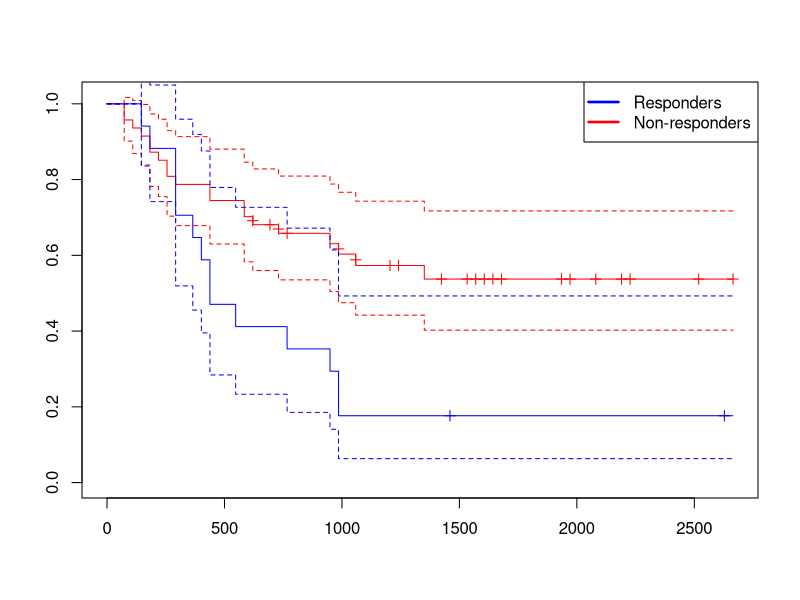
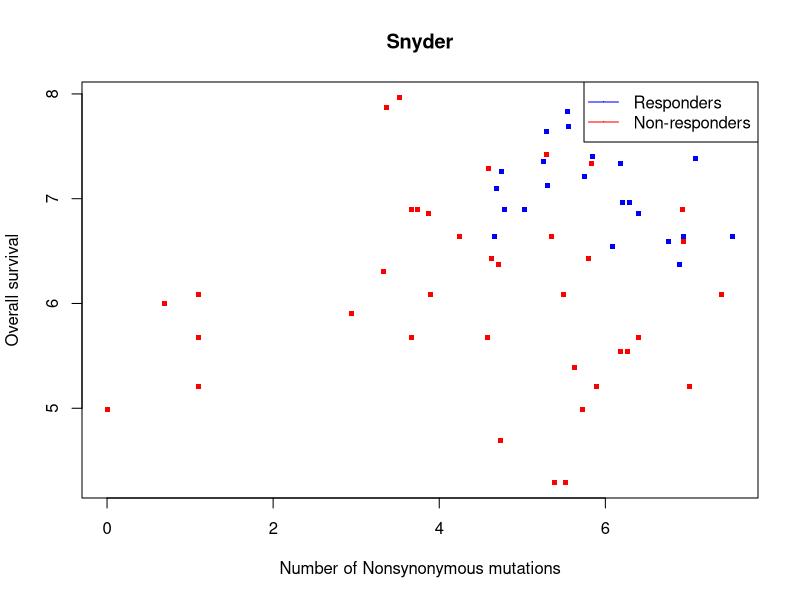

Recreate these plots in R, in order.
#########################
# Adjustable parameters #
#########################
# Number of simulations for the permutation test
number_of_simulations = 10000
# Discriminant number of mutation to perform the survival analysis
mutation_discriminant = 100
# Choose which data to analyse
Van_Allen = F
Snyder = T
Rizvi = F
# Choose which test to perform
burden_VS_survival = F
burden_VS_benefit = F
threshold_mutation = F
survival_analysis = T
permutation_tests = F

#######################
# Librairies and data #
#######################
# Load libraries
library(survival)

# Run tha analysis for selected data
selected_data = list()
if (Van_Allen == T)
  selected_data[length(selected_data)+1]="Van_Allen"
if (Snyder == T)
  selected_data[length(selected_data)+1]="Snyder"
if (Rizvi == T)
  selected_data[length(selected_data)+1]="Rizvi"

for (which_data in selected_data)
{
# Import and rearrange Van Allen data
if (which_data == "Van_Allen")
{
  total = read.csv("Van_Allen.csv")
  total$nonsynonymous <- total$nonsynonymous
  total$overall_survival <- total$overall_survival
  total$group <- total$group
  clinical_benefit_str <- "response"
  clinical_nobenefit_str <- "nonresponse"
  total$dead <- total$dead
}
# Import and rearrange RIZVI data
if (which_data == "Rizvi")
{
total = read.csv("Rizvi.csv")
total$nonsynonymous <- total$Nonsyn.
total$overall_survival <- total$PFS..mos.*365
total$group <- total$Durable.Clinical.Benefit
clinical_benefit_str <- "DCB"
clinical_nobenefit_str <- "NDB"
total$dead <- total$Event....
}
# Import and rearrange SNYDER data
if (which_data == "Snyder")
{
S1 = read.table("Snyder1.txt", comment.char = "%", header = T)
S2 = read.table("Snyder2.txt", comment.char = "%", header = T)
S3 = read.table("Snyder3.txt", comment.char = "%", header = T)
bound_S1S2 <- rbind(S1,S2)
total <- merge(bound_S1S2, S3, by.y = "Study_ID")
total$nonsynonymous <- total$Mutation
total$overall_survival <- total$OS.yr. *365
total$group <- total$Benefit
clinical_benefit_str <- "1"
clinical_nobenefit_str <- "0"
total$dead <- total$Alive_at_time_of_censure
}
  
total_benefit = total[which(total$group == clinical_benefit_str),]
total_nobenefit = total[which(total$group == clinical_nobenefit_str),]
  
  
###############
# Basic plots #
###############
if (burden_VS_survival==T)
{
# Plot Survival against number of nonsynonymous mutations
par(mfrow=c(1,1))
namefile1 = paste("Survival_VS_Mutational_load_", which_data)
jpeg(namefile1)
plot( total_benefit$nonsynonymous, total_benefit$overall_survival, xlab= "Number of Nonsynonymous mutations",
     ylab= "Overall survival", col ="blue", pch = ".", cex = 5, main = which_data,      
     xlim = c(min((total$nonsynonymous)),max((total$nonsynonymous))), 
     ylim= c(min((total$overall_survival)),max((total$overall_survival))))
points(total_nobenefit$nonsynonymous, total_nobenefit$overall_survival,  xlab= "Number of Nonsynonymous mutations",
     ylab= "Overall survival", col ="red", pch = ".", cex = 5, main = which_data)
legend("topright", # places a legend at the appropriate place 
       c("Responders","Non-responders"), # puts text in the legend
       pch = c(".","."), # gives the legend appropriate symbols (lines),
       lwd = c(1,1),
       cex=c(1,1),col=c("blue", "red")) # gives the legend lines the correct color and width
dev.off()
}

# Same figure, but in log scale
namefile1bis = paste("Survival_VS_Mutational_load_log", which_data)
jpeg(namefile1bis)
plot(log(total_benefit$nonsynonymous), log(total_benefit$overall_survival), xlab= "Number of Nonsynonymous mutations",
      ylab= "Overall survival", col ="blue", pch = ".", cex = 5, main = which_data,
      xlim = c(min(log(total$nonsynonymous)),max(log(total$nonsynonymous))), 
      ylim= c(min(log(total$overall_survival)),max(log(total$overall_survival))))
points(log(total_nobenefit$nonsynonymous), log(total_nobenefit$overall_survival),  xlab= "Number of Nonsynonymous mutations",
       ylab= "Overall survival", col ="red", pch = ".", cex = 5, main = which_data)
legend("topright", # places a legend at the appropriate place 
       c("Responders","Non-responders"), # puts text in the legend
       pch = c(".","."), # gives the legend appropriate symbols (lines),
       lwd = c(1,1),
       cex=c(1,1),col=c("blue", "red")) # gives the legend lines the correct color and width
dev.off()
}

##############################################################
# Association between Mutational Burden and Clinical Benefit #
##############################################################
if (burden_VS_benefit == T)
{
### Plot number of nonsynonymous mutations against benefit
par(mfrow=c(1,1))
namefile2 = paste("Benefit_VS_MutationalLoad_", which_data)
jpeg(namefile2)
plot(sort(total_benefit$nonsynonymous), col = "blue", xlab = "Rank", 
     ylab = "Number of Nonsynonymous mutations", pch = ".",
     cex = 5, main = which_data)
legend("topright", # places a legend at the appropriate place 
       c("Responders","Non-responders"), # puts text in the legend
       pch = c(".","."), # gives the legend appropriate symbols (lines)
       lwd=c(2.5,2.5),col=c("blue", "red")) # gives the legend lines the correct color and width
abline(a=mean(total_benefit$nonsynonymous), b=0, col = "blue")
points(sort(total_nobenefit$nonsynonymous), col = "red", xlab = "", 
       pch = ".", cex = 5)
abline(a=mean(total_nobenefit$nonsynonymous), b=0, col = "red")
dev.off()
}

#####################
# Survival Analysis #
#####################
if (survival_analysis == T)
{
  total_Mut_over = total[which(total$nonsynonymous > mutation_discriminant),] 
  mini.surv2 <- survfit(Surv(total_Mut_over$overall_survival , total_Mut_over$dead)~ 1, conf.type="none")
  plot(mini.surv2, mark.time = T, col = "red")
  # Survival in Discovery set with <= 100 mutations
  total_Mut_under = total[which(total$nonsynonymous <= mutation_discriminant),] 
  mini.surv2 <- survfit(Surv(total_Mut_under$overall_survival , total_Mut_under$dead)~ 1, conf.type="none")
  lines(mini.surv2, mark.time = T, col = "blue")
  legend("topright", # places a legend at the appropriate place 
         c("Responders","Non-responders"), # puts text in the legend
         pch = c(".","."), # gives the legend appropriate symbols (lines)
         lwd=c(2.5,2.5),col=c("blue", "red")) # gives the legend lines the correct color and width
}


######################
# Threshold Mutation #
######################
if (threshold_mutation == T)
{
## P_value vs threshold of mutations
par(mfrow=c(1,1))
list_i = list()
list_pvalues = list()
j = 1
try(
for (i in min(total$nonsynonymous):max(total$nonsynonymous)) 
{
  res <- survdiff(Surv(total$overall_survival*12, total$dead) ~ total$nonsynonymous > i)
  pvalue = pchisq(res$chisq, length(res$n)-1, lower.tail = FALSE)
  list_i[j] = i
  list_pvalues[j] = pvalue
  j = j+1
})
namefile3 = paste("Pvalue_VS_MutationThreshold_", which_data)
jpeg(namefile3)
plot(list_i, list_pvalues, pch = ".", col = 'purple', cex = 5, xlab = "Discriminant number of mutations",
     ylab = "p-values", main = which_data)
abline(a=0.05, b=0, col = "purple")
dev.off()
}

#####################
# Permutation Tests #
#####################
if (permutation_tests == T)
{
# Mann_Whitney (benefit vs no benefit)
real_test <- wilcox.test(total_benefit$nonsynonymous, total_nobenefit$nonsynonymous)
real_W <- as.numeric(as.character(real_test$statistic))
list_i = list()
list_W= vector()
j = 1
try(
for (i in 1:number_of_simulations)
{
  all_nonsynonymous <- append(total_benefit$nonsynonymous, total_nobenefit$nonsynonymous)
  all_nonsynonymous = sample(all_nonsynonymous)
  total_benefit_shuffled = all_nonsynonymous[1:length(total_benefit)]
  total_nobenefit_shuffled = all_nonsynonymous[length(total_benefit)+1:length(all_nonsynonymous)]
  res <- wilcox.test(total_benefit_shuffled, total_nobenefit_shuffled)
  W = as.numeric(as.character(res$statistic))
  list_i[j] = i
  list_W[j] = W
  j = j+1
})
namefile4 = paste("Permutation_Mann-Whitney_", which_data)
jpeg(namefile4)
h <- hist(list_W, breaks = number_of_simulations/50, main = which_data, xlab = "W statisitics", 
     xlim = c(min(list_W),max(real_W + real_W/20, max(list_W))))
xfit<-seq(min(list_W),max(real_W + real_W/20, max(list_W)),length=40) 
yfit<-dnorm(xfit,mean=mean(list_W),sd=sd(list_W)) 
yfit <- yfit*diff(h$mids[1:2])*length(list_W) 
lines(xfit, yfit, col="blue", lwd=2)
abline(v= real_W, col = 'red')
pvalue_comp = length(which(list_W > real_W))/number_of_simulations
pvalue = paste("p-value = ",pvalue_comp)
legend("topright", # places a legend at the appropriate place 
       c(pvalue), # puts text in the legend
       pch = c(".")) # gives the legend lines the correct color and width
dev.off()

# Log-rank (benefit vs no benefit)
real_test <- survdiff(Surv(total$overall_survival, total$dead) ~ total$nonsynonymous > mutation_discriminant)
real_Z <- as.numeric(as.character(((real_test$obs[1]-real_test$exp[1])^2)/real_test$exp[1] + ((real_test$obs[2]-real_test$exp[2])^2)/real_test$exp[2]))
list_i = list()
list_Z= vector()
j = 1
try(
  for (i in 1:number_of_simulations)
  {
    overall_survival_shuffled = sample(total$overall_survival)
    res <- survdiff(Surv(overall_survival_shuffled, total$dead) ~ total$nonsynonymous > mutation_discriminant)
    Z = as.numeric(as.character(((res$obs[1]-res$exp[1]))/res$exp[1] + ((res$obs[2]-res$exp[2]))/res$exp[2]))
    list_i[j] = i
    list_Z[j] = Z
    j = j+1
  })
namefile5 = paste("Permutation_Log-Rank_",which_data)
jpeg(namefile5)
h <- hist(list_Z, breaks = number_of_simulations/50, main = which_data, xlab = "Z statisitics", 
          xlim = c(min(list_Z),max(real_Z + real_Z/20, max(list_Z))))
#xfit<-seq(min(list_Z),max(real_Z + real_Z/20, max(list_Z)),length=40) 
#yfit<-dnorm(xfit,mean=mean(list_Z),sd=sd(list_Z)) 
#yfit <- yfit*diff(h$mids[1:2])*length(list_Z) 
#lines(xfit, yfit, col="blue", lwd=2)
abline(v= real_Z, col = 'red')
pvalue_comp = length(which(list_Z > real_Z))/number_of_simulations
pvalue = paste("p-value = ",pvalue_comp)
legend("topright", # places a legend at the appropriate place 
       c(pvalue), # puts text in the legend
       pch = c(".")) # gives the legend lines the correct color and width
dev.off()
}